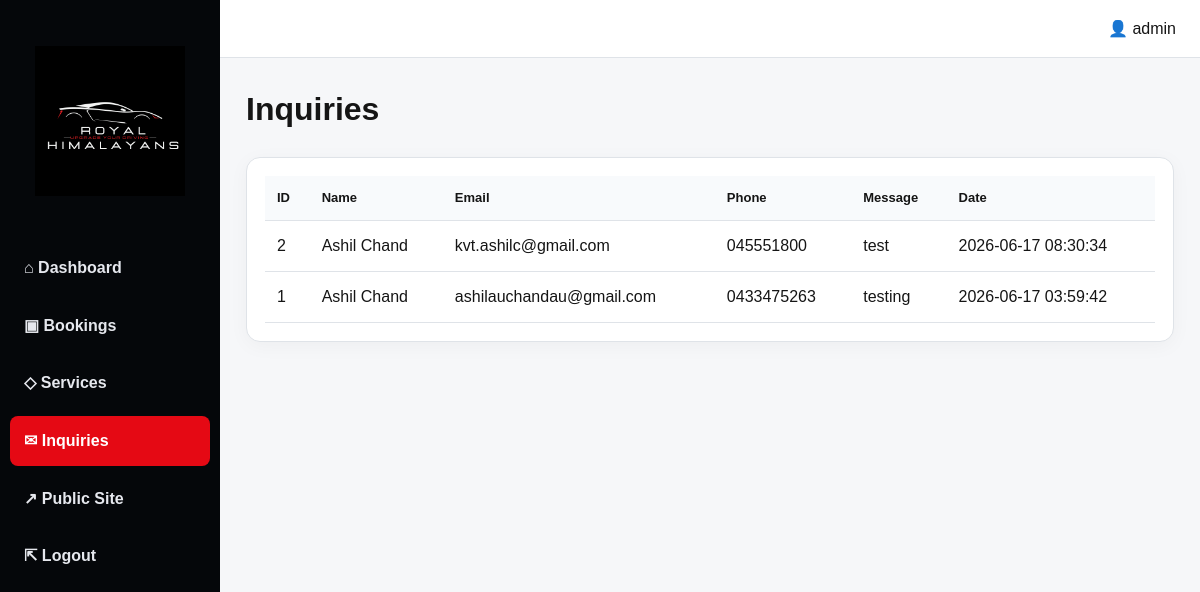
Page /admin/inquiries (signed in) on the committed database.
### tables this page shows
CREATE TABLE inquiries (
            id INTEGER PRIMARY KEY AUTOINCREMENT,
            name TEXT NOT NULL,
            email TEXT NOT NULL,
            phone TEXT,
            message TEXT NOT NULL,
            is_read INTEGER NOT NULL DEFAULT 0,
            created_at TEXT NOT NULL DEFAULT CURRENT_TIMESTAMP
        );

### app.py (the view)
@app.route("/admin/inquiries")
@login_required
def admin_inquiries():
    inquiries = query_db("SELECT * FROM inquiries ORDER BY created_at DESC")
    return render_template("admin/inquiries.html", inquiries=inquiries)

### app.py (called while the page is built)
@app.context_processor
def inject_globals():
    return {
        "current_year": datetime.now().year,
        "admin_username": session.get("admin_username"),
    }

def login_required(view_func):
    @wraps(view_func)
    def wrapped_view(*args, **kwargs):
        if "admin_id" not in session:
            flash("Please log in to access the admin area.", "error")
            return redirect(url_for("admin_login", next=request.path))
        return view_func(*args, **kwargs)
    return wrapped_view

### database.py (called while the page is built)
def get_db() -> sqlite3.Connection:
    if "db" not in g:
        db_path = current_app.config.get("DATABASE_PATH", "royal_himalayans.db")
        g.db = sqlite3.connect(db_path)
        g.db.row_factory = sqlite3.Row
        g.db.execute("PRAGMA foreign_keys = ON")
    return g.db

def query_db(query: str, args: tuple[Any, ...] = (), one: bool = False):
    cur = get_db().execute(query, args)
    rows = cur.fetchall()
    cur.close()
    return (rows[0] if rows else None) if one else rows

### templates/admin/inquiries.html (shortened to what this page needs)
{% extends 'admin/admin_base.html' %}
{% block content %}
<h1>Inquiries</h1>
<section class="admin-card table-wrap">
    <table class="admin-table">
        <thead>
            <tr>
                <th>ID</th>
                <th>Name</th>
                <th>Email</th>
                <th>Phone</th>
                <th>Message</th>
                <th>Date</th>
            </tr>
        </thead>
        <tbody>
            {% for inquiry in inquiries %}
                <tr>
                    <td>{{ inquiry.id }}</td>
                    <td>{{ inquiry.name }}</td>
                    <td>{{ inquiry.email }}</td>
                    <td>{{ inquiry.phone or '-' }}</td>
                    <td>{{ inquiry.message }}</td>
                    <td>{{ inquiry.created_at }}</td>
                </tr>
            {% else %}
                <tr><td colspan="6">No inquiries found.</td></tr>
            {% endfor %}
        </tbody>
    </table>
</section>
{% endblock %}

### static/css/style.css (style rules this page uses)
:root { --black: #05070a; --black-2: #0d1117; --red: #e50914; --red-dark: #b90710; --white: #ffffff; --light: #f4f6f8; --muted: #6c737f; --border: #dfe3e8; --green: #1f9d55; --orange: #f59e0b; --blue: #2563eb; --shadow: 0 16px 45px rgba(0, 0, 0, 0.18); }
* { box-sizing: border-box; }
html { scroll-behavior: smooth; }
body { margin: 0; font-family: Arial, Helvetica, sans-serif; color: #151515; background: var(--light); line-height: 1.6; }
.admin-body { background: #f6f7f9; display: grid; grid-template-columns: 220px 1fr; min-height: 100vh; }
.admin-content h1 { margin-top: 0; }
.stat-card, .admin-card { background: #fff; border: 1px solid var(--border); border-radius: 14px; box-shadow: 0 4px 20px rgba(0,0,0,.04); }
.admin-card { padding: 18px; }
.table-wrap { overflow-x: auto; }
.admin-table { width: 100%; border-collapse: collapse; min-width: 850px; }
.admin-table th, .admin-table td { padding: 12px; border-bottom: 1px solid var(--border); text-align: left; vertical-align: top; }
.admin-table th { background: #f8fafc; font-size: 13px; }

### rows in the picture
inquiries: id "2", name "Ashil Chand", email "kvt.ashilc@gmail.com", phone "045551800", message "test", created_at "2026-06-17 08:30:34"
inquiries: id "1", name "Ashil Chand", email "ashilauchandau@gmail.com", phone "0433475263", message "testing", created_at "2026-06-17 03:59:42"

### other values in the picture
{{ admin_username or 'Admin' }} "admin"
